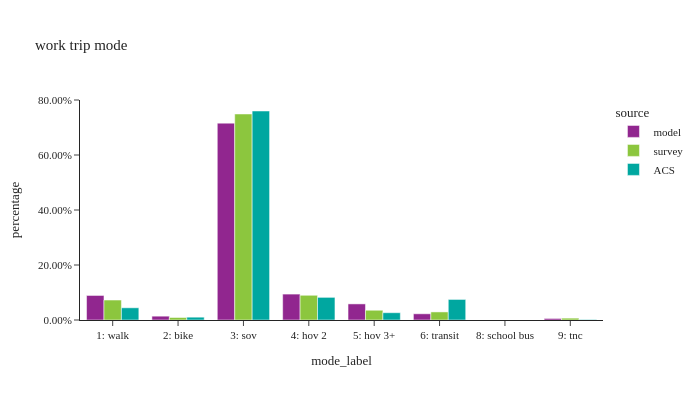

The code cell stored with this chart in its notebook:
### Code cell
df_plot = (
    wk_trip.group_by(['source', 'mode_label'])
    .agg([
        pl.col('trexpfac').sum().alias('trexpfac'),
        pl.col('trexpfac').count().alias('sample count')
    ])
    .with_columns((pl.col('trexpfac') / pl.col('trexpfac').sum().over(['source'])).alias('percentage'))
)
df_plot = pl.concat([df_plot, df_acs_region], how='diagonal')

fig = px.bar(df_plot.sort(['source']).to_pandas(), x="mode_label", y="percentage",
             color="source", barmode="group",
             category_orders={'source': ['model', 'survey', 'ACS']},
             hover_data=['sample count'],
             title="work trip mode")
fig.update_layout(height=400, width=700, font=dict(size=11),
                  xaxis=dict(dtick=1, categoryorder='category ascending'),
                  yaxis=dict(tickformat=".2%"))
fig.show()

### Figure 1 — Plotly figure (JSON) as saved in the notebook; plotly's stock layout.template omitted (floating-point values rounded to 4 significant figures)
{"data": [{"alignmentgroup": "True", "customdata": [[126100.0], [203000.0], [29.0], [12060.0], [48620.0], [1542000.0], [192200.0], [29960.0]], "hovertemplate": "source=model<br>mode_label=%{x}<br>percentage=%{y}<br>sample count=%{customdata[0]}<extra></extra>", "legendgroup": "model", "marker": {"color": "#91268F", "pattern": {"shape": ""}}, "name": "model", "offsetgroup": "model", "orientation": "v", "showlegend": true, "textposition": "auto", "type": "bar", "x": ["5: hov 3+", "4: hov 2", "8: school bus", "9: tnc", "6: transit", "3: sov", "1: walk", "2: bike"], "xaxis": "x", "y": [0.05855, 0.09424, 1.346e-05, 0.0056, 0.02257, 0.7159, 0.08923, 0.01391], "yaxis": "y"}, {"alignmentgroup": "True", "customdata": [[1597.0], [60.0], [14.0], [136.0], [123.0], [33.0], [349.0], [248.0]], "hovertemplate": "source=survey<br>mode_label=%{x}<br>percentage=%{y}<br>sample count=%{customdata[0]}<extra></extra>", "legendgroup": "survey", "marker": {"color": "#8CC63E", "pattern": {"shape": ""}}, "name": "survey", "offsetgroup": "survey", "orientation": "v", "showlegend": true, "textposition": "auto", "type": "bar", "x": ["3: sov", "5: hov 3+", "9: tnc", "4: hov 2", "2: bike", null, "1: walk", "6: transit"], "xaxis": "x", "y": [0.7492, 0.03549, 0.006784, 0.08988, 0.009129, 0.00757, 0.07261, 0.02935], "yaxis": "y"}, {"alignmentgroup": "True", "customdata": [[NaN], [NaN], [NaN], [NaN], [NaN], [NaN], [NaN]], "hovertemplate": "source=ACS<br>mode_label=%{x}<br>percentage=%{y}<br>sample count=%{customdata[0]}<extra></extra>", "legendgroup": "ACS", "marker": {"color": "#00A7A0", "pattern": {"shape": ""}}, "name": "ACS", "offsetgroup": "ACS", "orientation": "v", "showlegend": true, "textposition": "auto", "type": "bar", "x": ["2: bike", "4: hov 2", "5: hov 3+", "3: sov", "9: tnc", "6: transit", "1: walk"], "xaxis": "x", "y": [0.01025, 0.08232, 0.02649, 0.76, 0.001771, 0.07473, 0.04441], "yaxis": "y"}], "layout": {"barmode": "group", "font": {"size": 11}, "height": 400, "legend": {"title": {"text": "source"}, "tracegroupgap": 0}, "title": {"text": "work trip mode"}, "width": 700, "xaxis": {"anchor": "y", "categoryorder": "category ascending", "domain": [0.0, 1.0], "dtick": 1, "title": {"text": "mode_label"}}, "yaxis": {"anchor": "x", "domain": [0.0, 1.0], "tickformat": ".2%", "title": {"text": "percentage"}}}}
